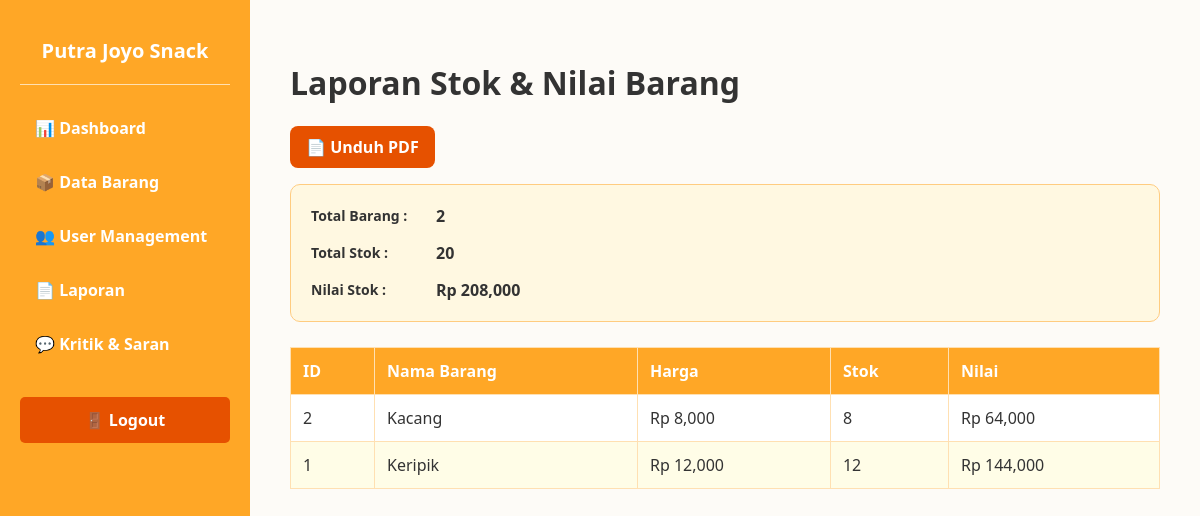
The app's page /admin/laporan, older data.
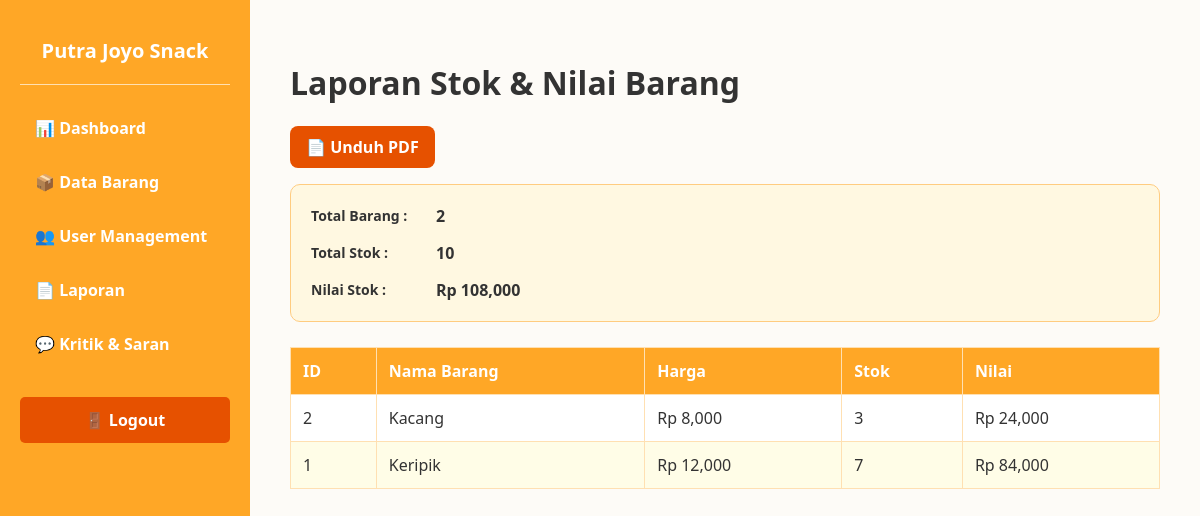
The same page, newer data.
### models/transaksi.py (models this page shows)
class Barang(db.Model):
    __tablename__ = 'barang'
    id = db.Column(db.Integer, primary_key=True)
    nama_barang = db.Column(db.String(100), nullable=False)
    harga = db.Column(db.Integer, nullable=False)
    stok = db.Column(db.Integer, nullable=False)
    satuan = db.Column(db.String(20), nullable=False)
    tanggal_masuk = db.Column(db.String(20), nullable=False)
    tanggal_kadaluarsa = db.Column(db.String(20), nullable=False)
    id_admin_fk = db.Column(db.String(50), nullable=False)

### app.py (the view)
@app.route("/admin/laporan")
def admin_laporan():
    total_barang = Barang.query.count()
    total_stok = Barang.query.with_entities(db.func.sum(Barang.stok)).scalar() or 0
    total_nilai = sum(item.harga * item.stok for item in Barang.query.all())
    return render_template(
        "admin/laporan.html",
        total_barang=total_barang,
        total_stok=total_stok,
        total_nilai=total_nilai,
        barang_list=Barang.query.order_by(Barang.id.desc()).all(),
    )

### templates/admin/laporan.html (shortened to what this page needs)
<!DOCTYPE html>
<html lang="id">
<head>
</head>
<body>
    <div class="sidebar">
        <h2>Putra Joyo Snack</h2>
        <hr style="border: 0; height: 1px; background: #FFE0B2; margin-bottom: 20px;">
        <a href="/admin/dashboard">📊 Dashboard</a>
        <a href="/admin/barang">📦 Data Barang</a>
        <a href="/admin/user">👥 User Management</a>
        <a href="/admin/laporan">📄 Laporan</a>
        <a href="/admin/kritik">💬 Kritik & Saran</a>
        <a class="logout-btn" href="/logout">🚪 Logout</a>
    </div>
    <div class="content">
        <h1>Laporan Stok & Nilai Barang</h1>
        <div style="margin-bottom: 16px;">
            <a href="/admin/laporan/download/pdf" style="display:inline-block; background:#E65100; color:white; padding:10px 16px; border-radius:8px; text-decoration:none; font-weight:bold;">📄 Unduh PDF</a>
        </div>
        <div class="filter-container">
            <div class="filter-row">
                <label>Total Barang :</label>
                <strong>{{ total_barang }}</strong>
            </div>
            <div class="filter-row">
                <label>Total Stok :</label>
                <strong>{{ total_stok }}</strong>
            </div>
            <div class="filter-row">
                <label>Nilai Stok :</label>
                <strong>Rp {{ "{:,.0f}".format(total_nilai) }}</strong>
            </div>
        </div>
        <table class="data-table">
            <thead>
                <tr>
                    <th>ID</th>
                    <th>Nama Barang</th>
                    <th>Harga</th>
                    <th>Stok</th>
                    <th>Nilai</th>
                </tr>
            </thead>
            <tbody>
                {% for barang in barang_list %}
                <tr>
                    <td>{{ barang.id }}</td>
                    <td>{{ barang.nama_barang }}</td>
                    <td>Rp {{ "{:,.0f}".format(barang.harga) }}</td>
                    <td>{{ barang.stok }}</td>
                    <td>Rp {{ "{:,.0f}".format(barang.harga * barang.stok) }}</td>
                </tr>
                {% else %}
                <tr>
                    <td colspan="5" style="text-align:center; color:#777;">Belum ada data barang.</td>
                </tr>
                {% endfor %}
            </tbody>
        </table>
    </div>
</body>
</html>

### templates/admin/laporan.html (style rules this page uses)
body { font-family: 'Segoe UI', Arial, sans-serif; margin: 0; display: flex; background-color: #FDFBF7; color: #333; }
.sidebar { width: 250px; background-color: #FFA726; height: 100vh; padding: 20px; box-sizing: border-box; color: white; position: fixed; }
.sidebar h2 { text-align: center; font-size: 20px; margin-bottom: 20px; }
.sidebar a { display: block; color: white; padding: 12px 15px; text-decoration: none; border-radius: 5px; margin-bottom: 8px; font-weight: bold; }
.sidebar .logout-btn { background-color: #E65100; margin-top: 30px; text-align: center; }
.content { margin-left: 250px; padding: 40px; width: calc(100% - 250px); box-sizing: border-box; }
.filter-container { background-color: #FFF8E1; padding: 20px; border-radius: 10px; margin-bottom: 25px; border: 1px solid #FFCC80; }
.filter-row { display: flex; align-items: center; gap: 15px; margin-bottom: 15px; }
.filter-row:last-child { margin-bottom: 0; }
.filter-row label { font-weight: bold; font-size: 14px; min-width: 110px; }
.data-table { width: 100%; border-collapse: collapse; background: white; margin-top: 15px; }
.data-table th, .data-table td { border: 1px solid #FFE0B2; padding: 12px; text-align: left; }
.data-table th { background-color: #FFA726; color: white; }
.data-table tr:nth-child(even) { background-color: #FFFDE7; }

Row changes from the older to the newer data that the page shows:
changed Barang "Kacang": stok "8" → "3"; barang.harga*barang.stok "64,000" → "24,000"
changed Barang "Keripik": stok "12" → "7"; barang.harga*barang.stok "144,000" → "84,000"
Text that changed along with them:
{{ total_stok }}: "20" → "10"
{{ "{:,.0f}".format(total_nilai) }}: "208,000" → "108,000"
